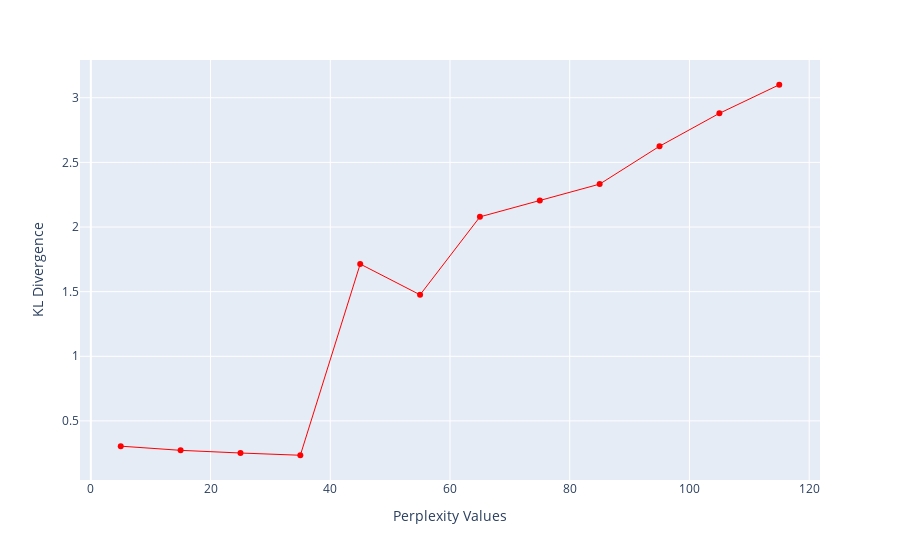

The code cell stored with this chart in its notebook:
### Markdown cell above
#### t-Distributed Stochastic Neighbor Embedding for dimensity reduction

### Code cell
from sklearn.manifold import TSNE
import plotly.express as px
# Define perplexity values
perplexity = np.arange(25, 44, 3)
divergence = []

# Drop 'Id' and 'SalePrice' columns once
#desired_columns = train.drop(['Id', 'SalePrice'], axis=1)

desired_columns = [col for col in train.columns if col not in ['Id', 'SalePrice']]
train_filtered = train[desired_columns]

for i in perplexity:
  # Create TSNE model for each perplexity
  model = TSNE(n_components=45, init="pca", method='exact', perplexity=i, n_iter=5000, n_jobs=-1)

  # Fit the model on the training data (already dropped columns)
  reduced = model.fit_transform(train_filtered)

  # Append the KL divergence to the list
  divergence.append(model.kl_divergence_)

# Create the Plotly Express line chart
fig = px.line(x=perplexity, y=divergence, markers=True)
fig.update_layout(xaxis_title="Perplexity Values", yaxis_title="KL Divergence")
fig.update_traces(line_color="red", line_width=1)
fig.show()

### Figure 1 — Plotly figure (JSON) as saved in the notebook; plotly's stock layout.template omitted (floating-point values rounded to 4 significant figures)
{"data": [{"hovertemplate": "x=%{x}<br>y=%{y}<extra></extra>", "legendgroup": "", "line": {"color": "red", "dash": "solid", "width": 1}, "marker": {"symbol": "circle"}, "mode": "lines+markers", "name": "", "orientation": "v", "showlegend": false, "type": "scatter", "x": [5, 15, 25, 35, 45, 55, 65, 75, 85, 95, 105, 115], "xaxis": "x", "y": [0.3047, 0.2725, 0.2518, 0.2345, 1.714, 1.476, 2.079, 2.206, 2.332, 2.625, 2.879, 3.101], "yaxis": "y"}], "layout": {"autosize": true, "legend": {"tracegroupgap": 0}, "margin": {"t": 60}, "xaxis": {"anchor": "y", "autorange": true, "domain": [0, 1], "range": [-1.658, 121.7], "title": {"text": "Perplexity Values"}, "type": "linear"}, "yaxis": {"anchor": "x", "autorange": true, "domain": [0, 1], "range": [0.01254, 3.323], "title": {"text": "KL Divergence"}, "type": "linear"}}}
